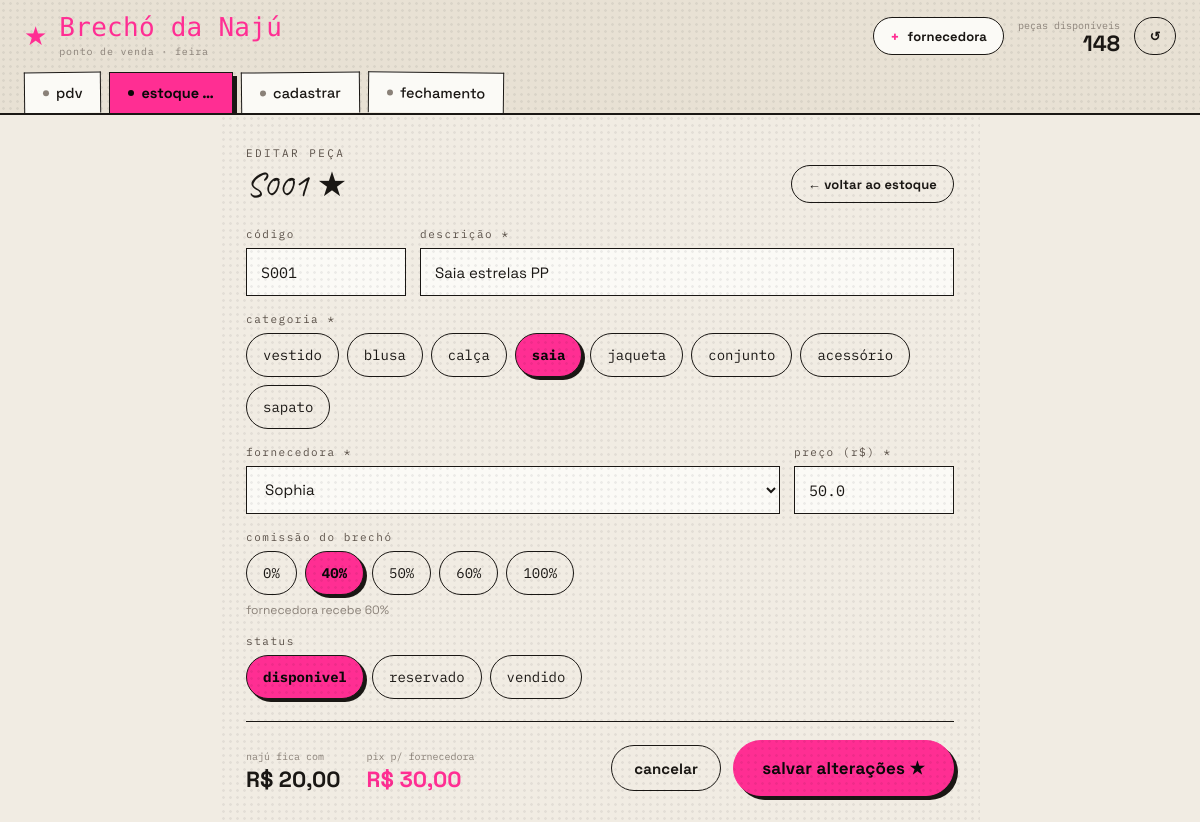
The page /pecas/38/editar on the database its author committed.
### models.py (models this page shows, shortened)
class Peca(db.Model):
    __tablename__ = "pecas"
    id = db.Column(db.Integer, primary_key=True)
    codigo = db.Column(db.String(24), unique=True, nullable=False)
    descricao = db.Column(db.String(240), nullable=False)
    categoria = db.Column(db.String(40), nullable=False)
    fornecedora_id = db.Column(db.Integer, db.ForeignKey("fornecedoras.id"), nullable=False)
    comissao_pct = db.Column(db.Integer, default=40)
    preco = db.Column(db.Float, nullable=False)
    status = db.Column(db.String(16), default="disponivel")
    vendido_em = db.Column(db.DateTime, nullable=True)

### app.py (the view, shortened to what this page needs)
    @app.route("/pecas/<int:peca_id>/editar", methods=["GET", "POST"])
    def editar(peca_id):
        p = db.session.get(Peca, peca_id)
        if p is None:
            abort(404)
        return render_template(
            "editar.html", peca=p,
            fornecedoras=Fornecedora.query.all(),
            categorias=CATEGORIAS, preco_arara=PRECO_ARARA,
            active="estoque",
        )

### app.py (called while the page is built)
def create_app():
    app = Flask(__name__)
    app.config["SECRET_KEY"] = "brecho-naju-2025"
    app.config["SQLALCHEMY_DATABASE_URI"] = (
        "sqlite:///" + os.path.join(BASE_DIR, "brecho.db")
    )
    app.config["SQLALCHEMY_TRACK_MODIFICATIONS"] = False
    db.init_app(app)
    app.jinja_env.filters["brl"] = fmt_brl
    with app.app_context():
        db.create_all()
        from seed import seed
        seed()
    @app.context_processor
    def _globals():
        try:
            return {"disponiveis": Peca.query.filter_by(status="disponivel").count()}
        except Exception:
            return {"disponiveis": 0}
    register_routes(app)
    return app

### templates/editar.html (shortened to what this page needs)
{% extends "base.html" %}
{% block content %}
<div class="wrap" style="max-width:760px">
  <div style="display:flex;align-items:flex-end;justify-content:space-between;flex-wrap:wrap;gap:12px">
    <div>
      <span class="eyebrow">editar peça</span>
      <div class="script" style="font-size:34px;margin-top:4px">{{ peca.codigo }} ★</div>
    </div>
    <a class="btn btn-ghost btn-sm" href="{{ url_for('estoque') }}">← voltar ao estoque</a>
  </div>
  <form method="post" action="{{ url_for('editar', peca_id=peca.id) }}" style="margin-top:24px">
    <div style="display:flex;flex-direction:column;gap:16px">
      <div style="display:grid;grid-template-columns:160px 1fr;gap:14px">
        <div class="field">
          <label class="flabel">código</label>
          <input class="input mono" name="codigo" value="{{ peca.codigo }}"/>
        </div>
        <div class="field">
          <label class="flabel">descrição *</label>
          <input class="input" name="descricao" value="{{ peca.descricao }}" required/>
        </div>
      </div>
      <div class="field">
        <label class="flabel">categoria *</label>
        <div class="chips">
          {% for c in categorias %}
            <button type="button" class="chip {{ 'on' if peca.categoria==c }}"
                    data-val="{{ c }}" onclick="pickCat(this,'{{ c }}')">{{ c }}</button>
          {% endfor %}
        </div>
      </div>
      <div style="display:grid;grid-template-columns:1fr 160px;gap:14px">
        <div class="field">
          <label class="flabel">fornecedora *</label>
          <select class="select" name="fornecedora" id="fornecedora" onchange="onForn()">
            {% for f in fornecedoras %}
              <option value="{{ f.id }}" data-com="{{ f.comissao_padrao }}"
                      {{ 'selected' if f.id==peca.fornecedora_id }}>{{ f.nome }}</option>
            {% endfor %}
          </select>
        </div>
        <div class="field">
          <label class="flabel">preço (R$) *</label>
          <input class="input mono" name="preco" id="preco"
                 value="{{ peca.preco }}" inputmode="decimal" oninput="recalc()"/>
        </div>
      </div>
      <div class="field">
        <label class="flabel">comissão do brechó</label>
        <div class="chips" id="com-chips">
          {% for c in [0, 40, 50, 60, 100] %}
            <button type="button" class="chip {{ 'on' if peca.comissao_pct==c }}"
                    data-val="{{ c }}" onclick="pickCom(this,{{ c }})">{{ c }}%</button>
          {% endfor %}
        </div>
        <span class="fhint" id="com-hint"></span>
      </div>
      <div class="field">
        <label class="flabel">status</label>
        <div class="chips">
          {% for s in ['disponivel', 'reservado', 'vendido'] %}
            <button type="button" class="chip {{ 'on' if peca.status==s }}"
                    data-val="{{ s }}" onclick="pickStatus(this,'{{ s }}')">{{ s }}</button>
          {% endfor %}
        </div>
      </div>
    </div>
    <div style="margin-top:22px;border-top:1.5px solid var(--line);padding-top:18px;
                display:flex;align-items:center;justify-content:space-between;flex-wrap:wrap;gap:16px">
      <div style="display:flex;gap:26px;flex-wrap:wrap">
        <div>
          <span class="mono" style="font-size:10px;color:var(--ink3)">najú fica com</span>
          <div style="font-weight:700;font-size:22px" id="prev-naju">—</div>
        </div>
        <div>
          <span class="mono" style="font-size:10px;color:var(--ink3)">pix p/ fornecedora</span>
          <div style="font-weight:700;font-size:22px;color:var(--pink)" id="prev-forn">—</div>
        </div>
      </div>
      <div style="display:flex;gap:12px;align-items:center">
        <a class="btn btn-ghost" href="{{ url_for('estoque') }}">cancelar</a>
        <button class="btn btn-pink btn-lg" type="submit">salvar alterações ★</button>
      </div>
    </div>
  </form>
</div>
{% endblock %}

### static/css/style.css (style rules this page uses)
:root { --black: #0A0808; --ink: #1A1714; --cream: #F1ECE3; --paper2: #E8E1D4; --card: #FBFAF6; --pink: #FF2E93; --lime: #C9FF3D; --blue: #3D8BFF; --rust: #D9322F; --ink2: #5a5048; --ink3: #8a8178; --line: #1A1714; --zebra: #F6F2EA; --display: "Monoton", cursive; --mono: "Major Mono Display", "IBM Plex Mono", monospace; --code: "IBM Plex Mono", monospace; --script: "Caveat", cursive; --body: "Space Grotesk", system-ui, sans-serif; }
* { box-sizing: border-box; }
html, body { margin: 0; padding: 0; background: var(--ink); font-family: var(--body); color: var(--ink); -webkit-font-smoothing: antialiased; }
a { color: inherit; text-decoration: none; }
button { font-family: var(--body); }
.wrap { max-width: 1040px; margin: 0 auto; padding: 26px; position: relative; }
.btn { appearance: none; cursor: pointer; display: inline-flex; align-items: center; justify-content: center; gap: 8px; border-radius: 999px; border: 1.5px solid var(--line); font-family: var(--body); font-weight: 700; letter-spacing: 0.01em; padding: 0 22px; height: 46px; font-size: 15px; background: var(--card); color: var(--ink); transition: transform .08s; }
.btn-pink { background: var(--pink); color: var(--black); border-color: var(--pink); box-shadow: 4px 4px 0 var(--ink); }
.btn-ghost { background: transparent; }
.btn-lg { height: 56px; font-size: 17px; padding: 0 28px; }
.btn-sm { height: 38px; font-size: 13px; padding: 0 16px; }
.eyebrow { font-family: var(--code); font-size: 11px; letter-spacing: 0.22em; text-transform: uppercase; color: var(--ink2); }
.script { font-family: var(--script); color: var(--ink); line-height: 1.1; }
.mono { font-family: var(--code); }
.input, .select { width: 100%; height: 48px; padding: 0 14px; border: 1.5px solid var(--line); background: var(--card); color: var(--ink); font-family: var(--body); font-size: 15px; outline: none; }
.input.mono { font-family: var(--code); }
.field { display: flex; flex-direction: column; gap: 7px; }
.field .flabel { font-family: var(--code); font-size: 11px; letter-spacing: 0.14em; text-transform: lowercase; color: var(--ink2); }
.field .fhint { font-size: 12px; color: var(--ink3); }
.chips { display: flex; gap: 8px; flex-wrap: wrap; }
.chip { appearance: none; cursor: pointer; min-height: 44px; padding: 0 16px; border: 1.5px solid var(--line); border-radius: 999px; background: transparent; color: var(--ink); font-family: var(--code); font-size: 14px; }
.chip.on { background: var(--pink); color: var(--black); font-weight: 700; box-shadow: 3px 3px 0 var(--ink); }

### rows shown on the page
Peca: codigo "S001", descricao "Saia estrelas PP", preco "50.0"

### other values the page prints
{{ disponiveis }} "148"
{{ c }} "vestido" "blusa" "calça" "saia" "jaqueta" "conjunto" "acessório" "sapato"
{{ c }} "0" "40" "50" "60" "100"
{{ s }} "disponivel" "reservado" "vendido"
form field fornecedora "Sophia"
